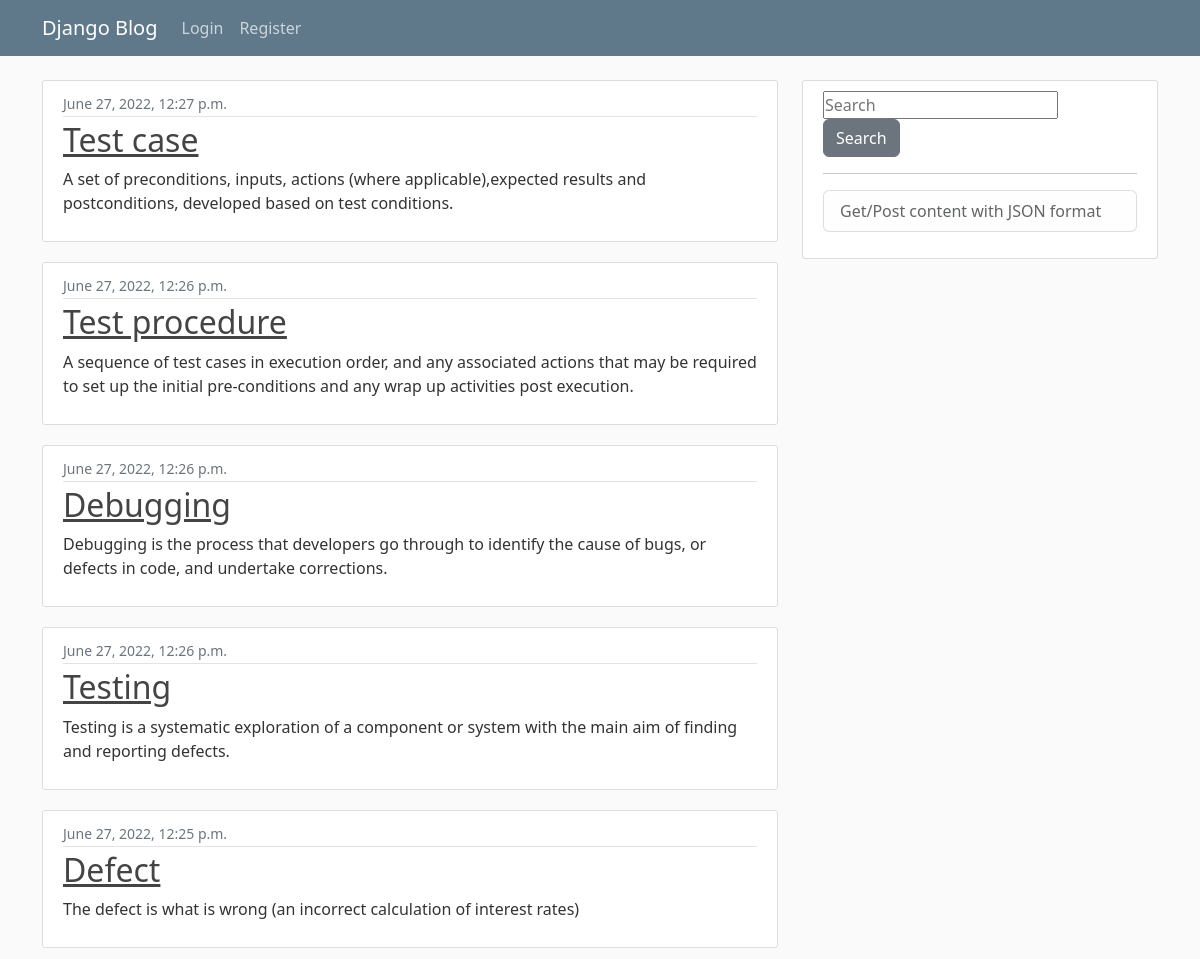
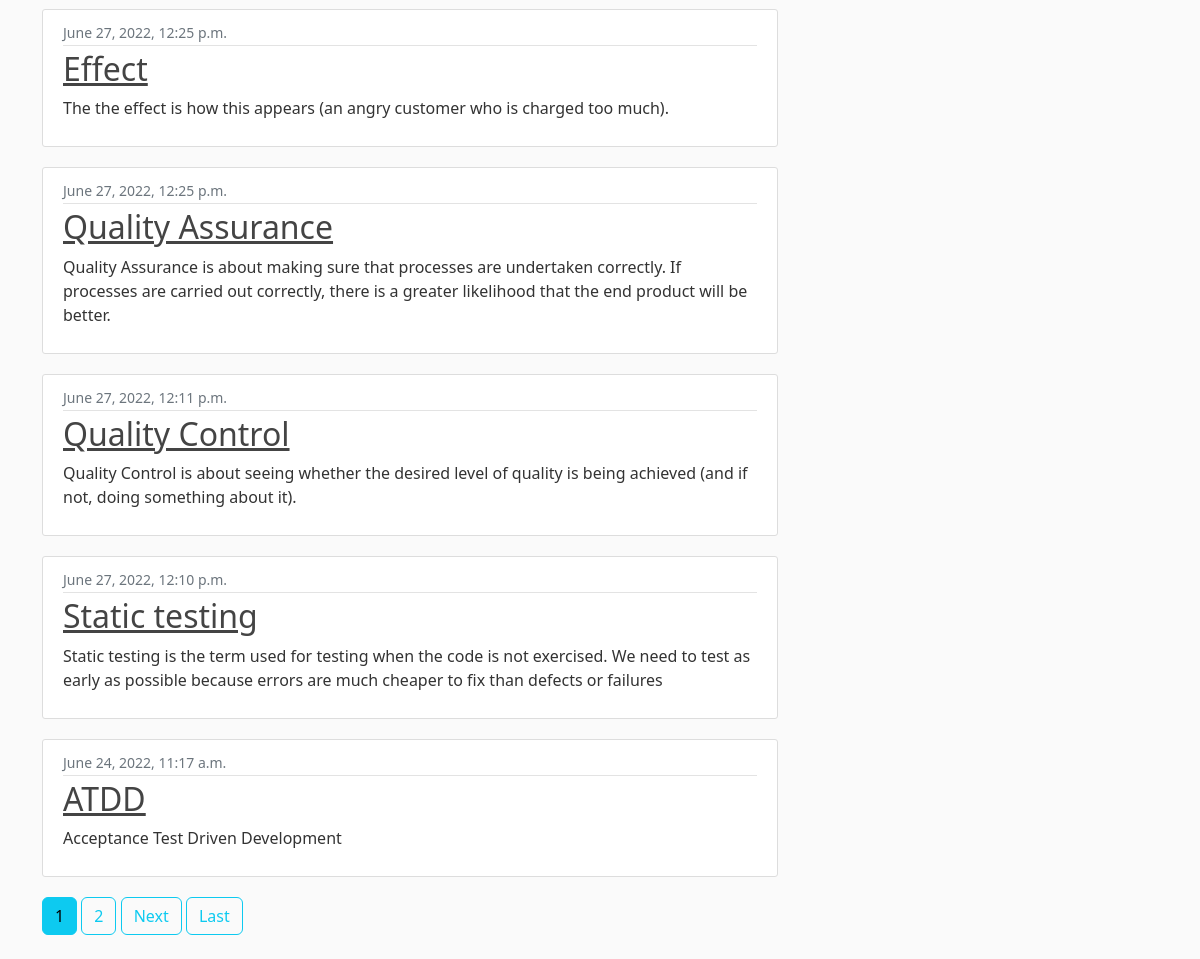
The app's page /, older data (2 pictures, top to bottom).
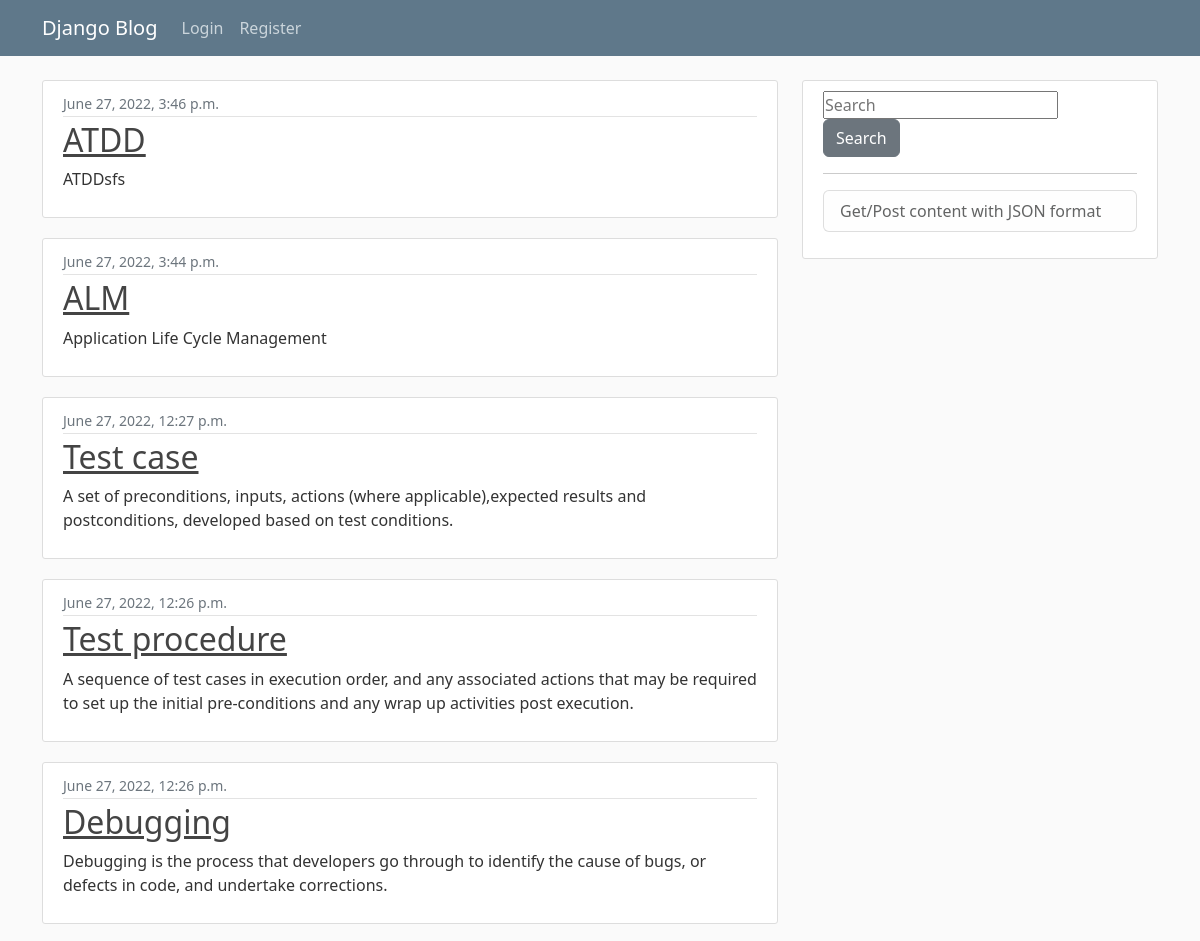
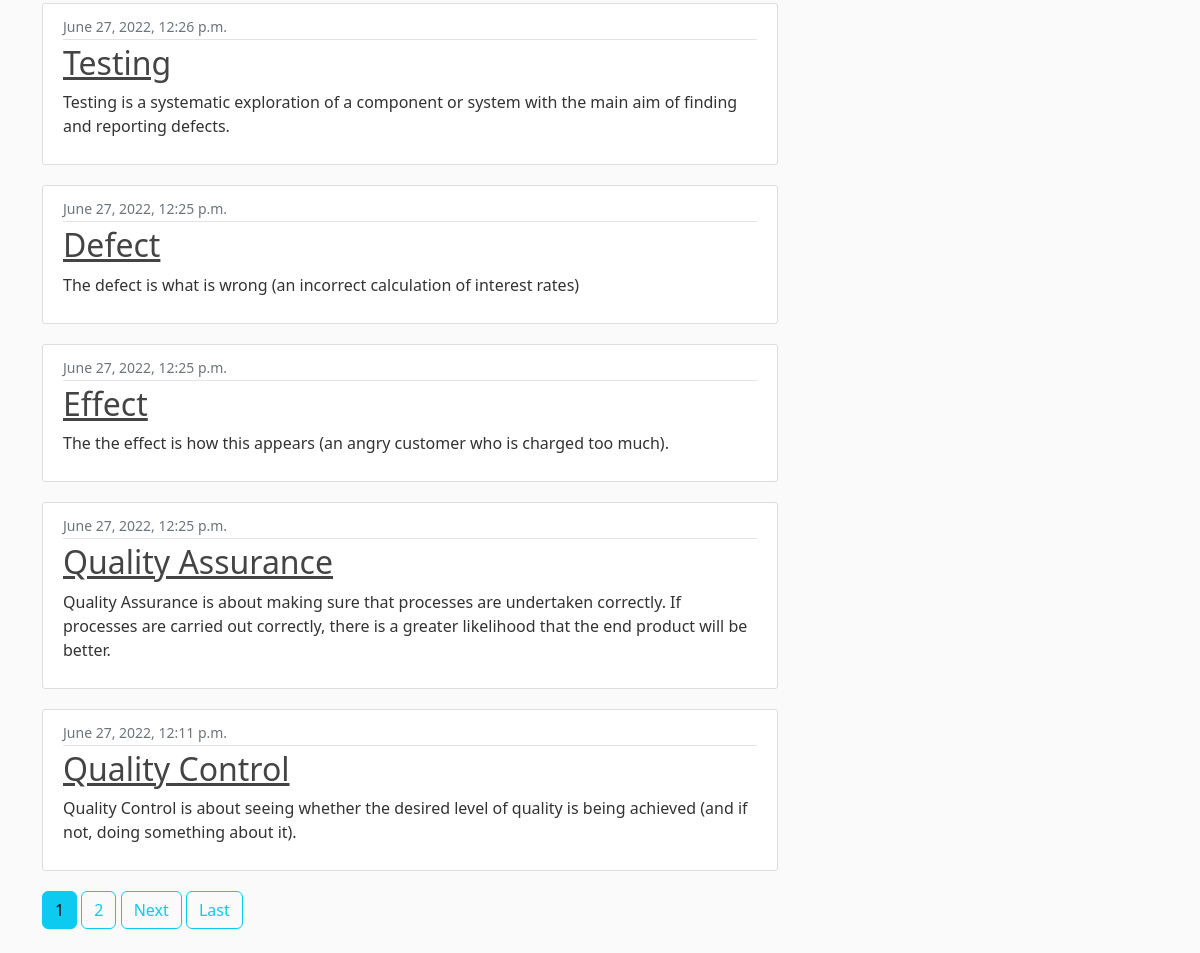
The same page, newer data (2 pictures, top to bottom).
### blog/models.py (models this page shows, shortened)
class Post(models.Model):
    title = models.CharField(max_length= 250)
    content = models.TextField(max_length= 5000)
    date_posted = models.DateTimeField(default= timezone.now)
    category = models.CharField(max_length= 250, default="abbreviations")

### blog/views.py (the view)
# urls.py: path('', PostListView.as_view(), name='blog-home'),
class PostListView(ListView):
    model = Post
    template_name = 'blog/home.html'
    context_object_name = 'posts'
    ordering = ['-date_posted']
    paginate_by = 10

### blog/templates/blog/home.html (shortened to what this page needs)
{% extends "blog/base.html" %}
{% block content %}
    {% for post in posts %}
        <article class="media content-section">
          <div class="media-body">
            <div class="article-metadata">
              <small class="text-muted">{{ post.date_posted }}</small>
            </div>
            <h2><a class="article-title" href="{% url 'post-detail' post.id %}">{{ post.title }}</a></h2>
            <p class="article-content">{{ post.content }}</p>
          </div>
        </article>
    {% endfor %}
    {% if is_paginated %}
    {% for num in page_obj.paginator.page_range %}
      {% if page_obj.number == num %}
        <a class="btn btn-info mb-4" href="?page={{ num }}">{{ num }}</a>
      {% elif num > page_obj.number|add:'-3' and num < page_obj.number|add:'3' %}
        <a class="btn btn-outline-info mb-4" href="?page={{ num }}">{{ num }}</a>
      {% endif %}
    {% endfor %}
    {% if page_obj.has_next %}
      <a class="btn btn-outline-info mb-4" href="?page={{ page_obj.next_page_number }}">Next</a>
      <a class="btn btn-outline-info mb-4" href="?page={{ page_obj.paginator.num_pages }}">Last</a>
    {% endif %}
  {% endif %}
{% endblock content %}

Row changes from the older to the newer data that the page shows:
no longer on this page (row unchanged): Post: date_posted "June 27, 2022, 12:10 p.m.", title "Static testing", content "Static testing is the term used for testing when the code is not exercised. We need to test as early as possible because errors are much cheaper to fix than defects or failures"
no longer on this page (row unchanged): Post: date_posted "June 24, 2022, 11:17 a.m.", title "ATDD", content "Acceptance Test Driven Development"
added Post: date_posted "June 27, 2022, 3:46 p.m.", title "ATDD", content "ATDDsfs"
added Post: date_posted "June 27, 2022, 3:44 p.m.", title "ALM", content "Application Life Cycle Management"
